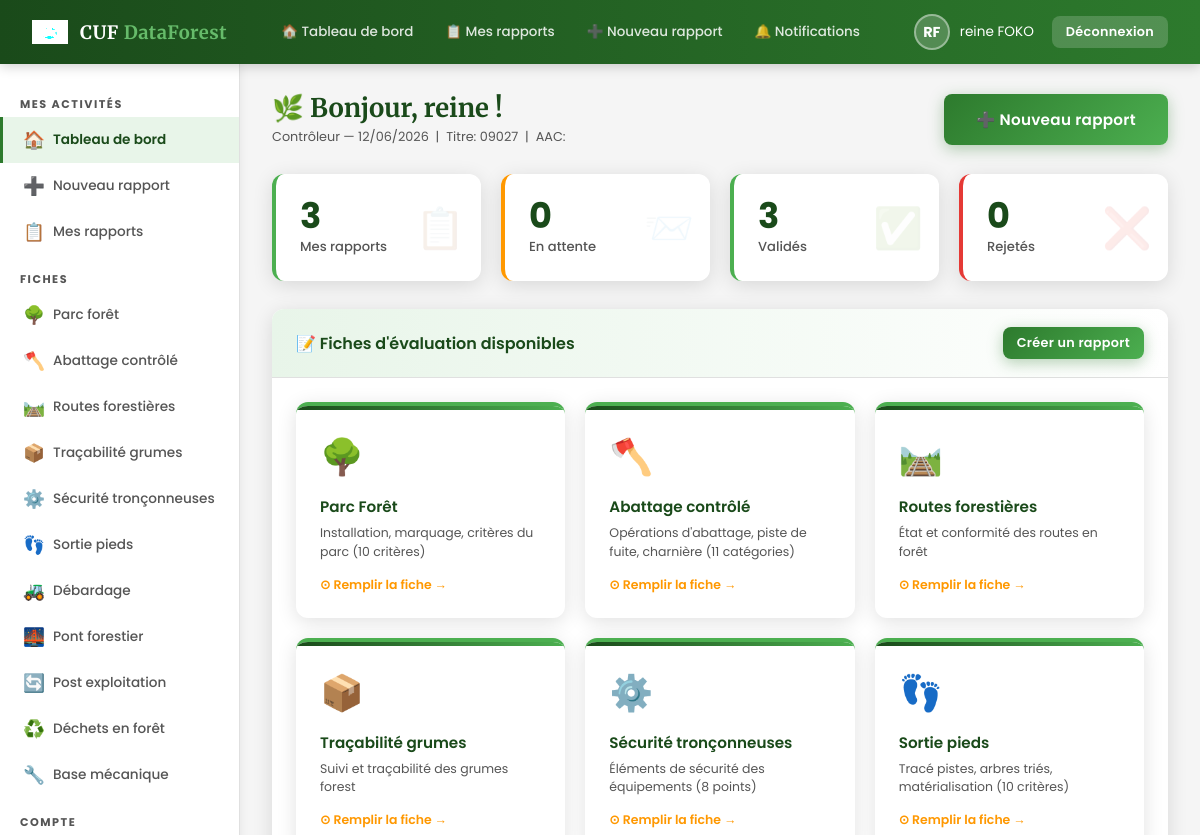
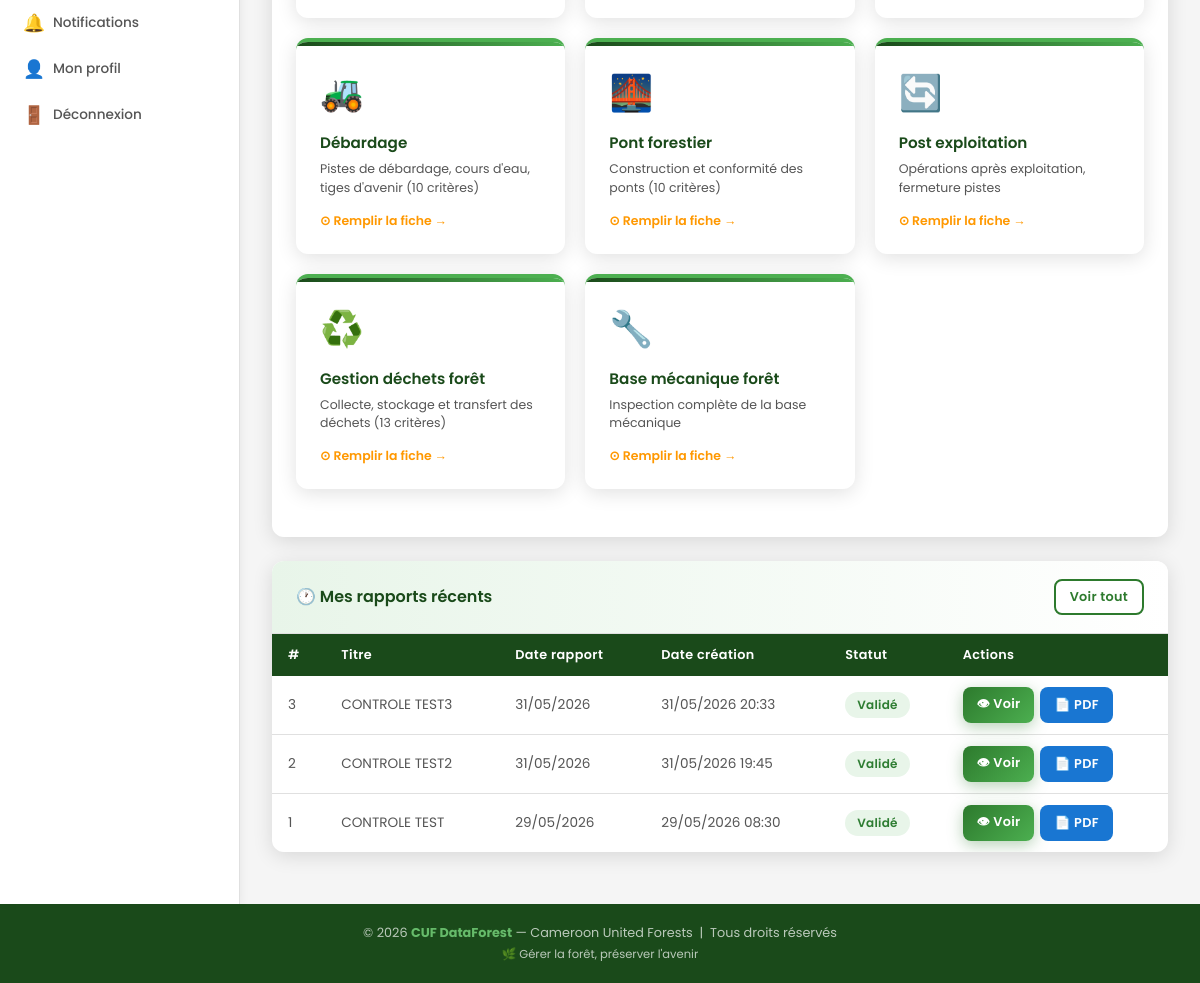
Screenshot of /dashboard_controleur.php (signed in) with the database file from the repository (2 pictures, top to bottom).
### tables this page shows
CREATE TABLE `rapports` (
  `id` int(11) NOT NULL,
  `controleur_id` int(11) NOT NULL,
  `titre` varchar(200) DEFAULT NULL,
  `titre_forestier` varchar(100) DEFAULT NULL,
  `aac` varchar(50) DEFAULT NULL,
  `date_rapport` date NOT NULL,
  `statut` enum('brouillon','soumis','validé','rejeté') DEFAULT 'brouillon',
  `avis_global` text DEFAULT NULL,
  `note_globale` decimal(5,2) DEFAULT NULL,
  `date_soumission` datetime DEFAULT NULL,
  `date_validation` datetime DEFAULT NULL,
  `admin_id` int(11) DEFAULT NULL,
  `commentaire_admin` text DEFAULT NULL,
  `pdf_path` varchar(255) DEFAULT NULL,
  `date_creation` datetime DEFAULT current_timestamp()
);

### dashboard_controleur.php (the view, shortened to what this page needs)
<?php
$db  = getDB();
$uid = $_SESSION['user_id'];
$total   = $db->query("SELECT COUNT(*) FROM rapports WHERE controleur_id=$uid")->fetch_row()[0];
$soumis  = $db->query("SELECT COUNT(*) FROM rapports WHERE controleur_id=$uid AND statut='soumis'")->fetch_row()[0];
$valides = $db->query("SELECT COUNT(*) FROM rapports WHERE controleur_id=$uid AND statut='validé'")->fetch_row()[0];
$rejetes = $db->query("SELECT COUNT(*) FROM rapports WHERE controleur_id=$uid AND statut='rejeté'")->fetch_row()[0];
$rapports = $db->query("
    SELECT * FROM rapports WHERE controleur_id=$uid
    ORDER BY date_creation DESC LIMIT 8
")->fetch_all(MYSQLI_ASSOC);
include 'includes/header.php';
?>
<div class="page-header">
    <div>
        <h1 class="page-title">🌿 Bonjour, <?= htmlspecialchars($_SESSION['prenom']) ?> !</h1>
        <div class="breadcrumb">Contrôleur — <?= date('d/m/Y') ?> &nbsp;|&nbsp; Titre: <?= htmlspecialchars($_SESSION['titre_forestier'] ?? '-') ?> &nbsp;|&nbsp; AAC: <?= htmlspecialchars($_SESSION['aac'] ?? '-') ?></div>
    </div>
    <a href="pages/nouveau_rapport.php" class="btn btn-primary btn-lg">➕ Nouveau rapport</a>
</div>
<div class="stats-grid">
    <div class="stat-card fade-in" data-icon="📋">
        <div class="stat-number"><?= $total ?></div>
        <div class="stat-label">Mes rapports</div>
    </div>
    <div class="stat-card orange fade-in" data-icon="📨">
        <div class="stat-number"><?= $soumis ?></div>
        <div class="stat-label">En attente</div>
    </div>
    <div class="stat-card fade-in" data-icon="✅">
        <div class="stat-number"><?= $valides ?></div>
        <div class="stat-label">Validés</div>
    </div>
    <div class="stat-card rouge fade-in" data-icon="❌">
        <div class="stat-number"><?= $rejetes ?></div>
        <div class="stat-label">Rejetés</div>
    </div>
</div>
<div class="card fade-in mb-3">
    <div class="card-header">
        <span class="card-title">📝 Fiches d'évaluation disponibles</span>
        <a href="pages/nouveau_rapport.php" class="btn btn-sm btn-primary">Créer un rapport</a>
    </div>
    <div class="card-body">
        <div class="fiches-grid">
            <?php
            $fiches = [
                ['icon'=>'🌳','titre'=>'Parc Forêt',                    'desc'=>'Installation, marquage, critères du parc (10 critères)',               'url'=>'pages/fiche_parc_foret.php'],
                ['icon'=>'🪓','titre'=>'Abattage contrôlé',             'desc'=>'Opérations d\'abattage, piste de fuite, charnière (11 catégories)',    'url'=>'pages/fiche_abattage.php'],
                ['icon'=>'🛤️','titre'=>'Routes forestières',           'desc'=>'État et conformité des routes en forêt',                               'url'=>'pages/fiche_routes.php'],
                ['icon'=>'📦','titre'=>'Traçabilité grumes',            'desc'=>'Suivi et traçabilité des grumes forest',                               'url'=>'pages/fiche_tracabilite.php'],
                ['icon'=>'⚙️','titre'=>'Sécurité tronçonneuses',       'desc'=>'Éléments de sécurité des équipements (8 points)',                      'url'=>'pages/fiche_securite_tc.php'],
                ['icon'=>'👣','titre'=>'Sortie pieds',                  'desc'=>'Tracé pistes, arbres triés, matérialisation (10 critères)',            'url'=>'pages/fiche_sortie_pieds.php'],
                ['icon'=>'🚜','titre'=>'Débardage',                     'desc'=>'Pistes de débardage, cours d\'eau, tiges d\'avenir (10 critères)',     'url'=>'pages/fiche_debardage.php'],
                ['icon'=>'🌉','titre'=>'Pont forestier',                'desc'=>'Construction et conformité des ponts (10 critères)',                   'url'=>'pages/fiche_pont.php'],
                ['icon'=>'🔄','titre'=>'Post exploitation',             'desc'=>'Opérations après exploitation, fermeture pistes',                     'url'=>'pages/fiche_post_exploitation.php'],
                ['icon'=>'♻️','titre'=>'Gestion déchets forêt',        'desc'=>'Collecte, stockage et transfert des déchets (13 critères)',            'url'=>'pages/fiche_dechets.php'],
                ['icon'=>'🔧','titre'=>'Base mécanique forêt',         'desc'=>'Inspection complète de la base mécanique',                            'url'=>'pages/fiche_base_mecanique.php'],
            ];
            foreach ($fiches as $f):
            ?>
            <a href="<?= $f['url'] ?>" class="fiche-card fade-in">
                <span class="fiche-icon"><?= $f['icon'] ?></span>
                <h3><?= $f['titre'] ?></h3>
                <p><?= $f['desc'] ?></p>
                <div class="fiche-status pending">⊙ Remplir la fiche →</div>
            </a>
            <?php endforeach; ?>
        </div>
    </div>
</div>
<div class="card fade-in">
    <div class="card-header">
        <span class="card-title">🕐 Mes rapports récents</span>
        <a href="pages/mes_rapports.php" class="btn btn-sm btn-secondary">Voir tout</a>
    </div>
    <div class="card-body" style="padding:0;">
        <div class="table-wrapper">
            <table>
                <thead>
                    <tr>
                        <th>#</th>
                        <th>Titre</th>
                        <th>Date rapport</th>
                        <th>Date création</th>
                        <th>Statut</th>
                        <th>Actions</th>
                    </tr>
                </thead>
                <tbody>
                <?php foreach ($rapports as $r): ?>
                    <tr>
                        <td><?= $r['id'] ?></td>
                        <td><?= htmlspecialchars($r['titre'] ?: 'Rapport #' . $r['id']) ?></td>
                        <td><?= date('d/m/Y', strtotime($r['date_rapport'])) ?></td>
                        <td><?= date('d/m/Y H:i', strtotime($r['date_creation'])) ?></td>
                        <td>
                            <?php $badges=['brouillon'=>'secondary','soumis'=>'warning','validé'=>'success','rejeté'=>'danger']; ?>
                            <span class="badge badge-<?= $badges[$r['statut']] ?? 'secondary' ?>"><?= ucfirst($r['statut']) ?></span>
                        </td>
                        <td style="display:flex;gap:6px;flex-wrap:wrap;">
                            <a href="pages/rapport_detail.php?id=<?= $r['id'] ?>" class="btn btn-sm btn-primary">👁 Voir</a>
                            <a href="pages/generer_pdf.php?id=<?= $r['id'] ?>" class="btn btn-sm btn-info" target="_blank">📄 PDF</a>
                        </td>
                    </tr>
                <?php endforeach; ?>
                </tbody>
            </table>
        </div>
    </div>
</div>
<?php include 'includes/footer.php'; ?>

### rows the page displays
rapports: id "3", titre "CONTROLE TEST3", date_rapport "31/05/2026", date_creation "31/05/2026 20:33", statut "Validé"
rapports: id "2", titre "CONTROLE TEST2", date_rapport "31/05/2026", date_creation "31/05/2026 19:45", statut "Validé"
rapports: id "1", titre "CONTROLE TEST", date_rapport "29/05/2026", date_creation "29/05/2026 08:30", statut "Validé"

### other values shown
$initiales "RF"
$_SESSION['prenom'] "reine"
$_SESSION['titre_forestier'] "09027"
$total "3"
$soumis "0"
$valides "3"
$rejetes "0"
$f['icon'] "🌳"
$f['titre'] "Parc Forêt"
$f['desc'] "Installation, marquage, critères du parc (10 critères)"
$f['icon'] "🪓"
$f['titre'] "Abattage contrôlé"
$f['desc'] "Opérations d'abattage, piste de fuite, charnière (11 catégories)"
$f['icon'] "🛤️"
$f['titre'] "Routes forestières"
